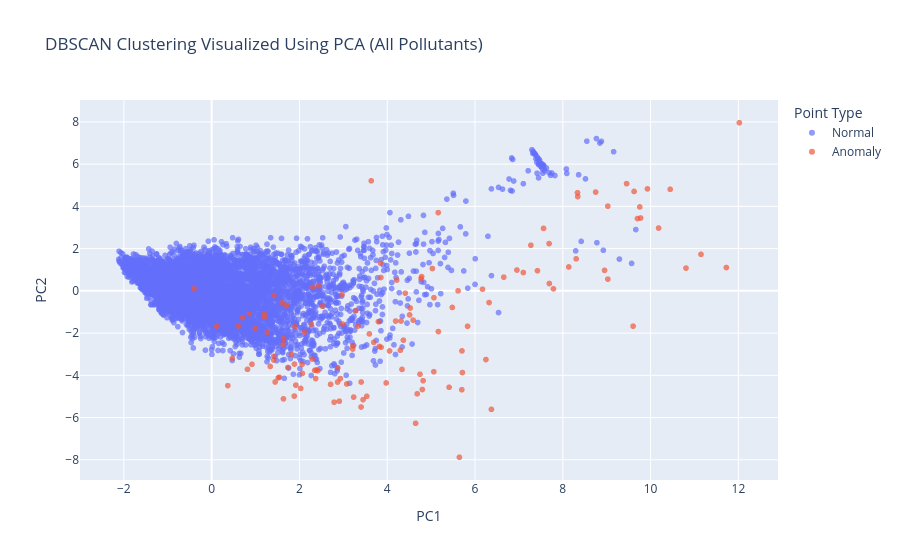

Notebook source saved alongside this figure:
### Code cell
import plotly.express as px

fig = px.scatter(
    df1,
    x="PC1",
    y="PC2",
    color=df1["Cluster"].apply(lambda x: "Anomaly" if x == -1 else "Normal"),
    title="DBSCAN Clustering Visualized Using PCA (All Pollutants)",
    labels={"color": "Point Type"},
    opacity=0.7
)

fig.show()

### Figure 1 — Plotly figure (JSON) as saved in the notebook; plotly's stock layout.template omitted (floating-point values rounded to 4 significant figures; data arrays with more than 128 entries replaced by an {"elided": "..."} marker saying what was removed)
{"data": [{"hovertemplate": "Point Type=Normal<br>PC1=%{x}<br>PC2=%{y}<extra></extra>", "legendgroup": "Normal", "marker": {"color": "#636efa", "opacity": 0.7, "symbol": "circle"}, "mode": "markers", "name": "Normal", "showlegend": true, "type": "scattergl", "x": {"elided": "8827 float values"}, "xaxis": "x", "y": {"elided": "8827 float values"}, "yaxis": "y"}, {"hovertemplate": "Point Type=Anomaly<br>PC1=%{x}<br>PC2=%{y}<extra></extra>", "legendgroup": "Anomaly", "marker": {"color": "#EF553B", "opacity": 0.7, "symbol": "circle"}, "mode": "markers", "name": "Anomaly", "showlegend": true, "type": "scattergl", "x": {"elided": "136 float values"}, "xaxis": "x", "y": {"elided": "136 float values"}, "yaxis": "y"}], "layout": {"legend": {"title": {"text": "Point Type"}, "tracegroupgap": 0}, "title": {"text": "DBSCAN Clustering Visualized Using PCA (All Pollutants)"}, "xaxis": {"anchor": "y", "domain": [0, 1], "title": {"text": "PC1"}}, "yaxis": {"anchor": "x", "domain": [0, 1], "title": {"text": "PC2"}}}}
